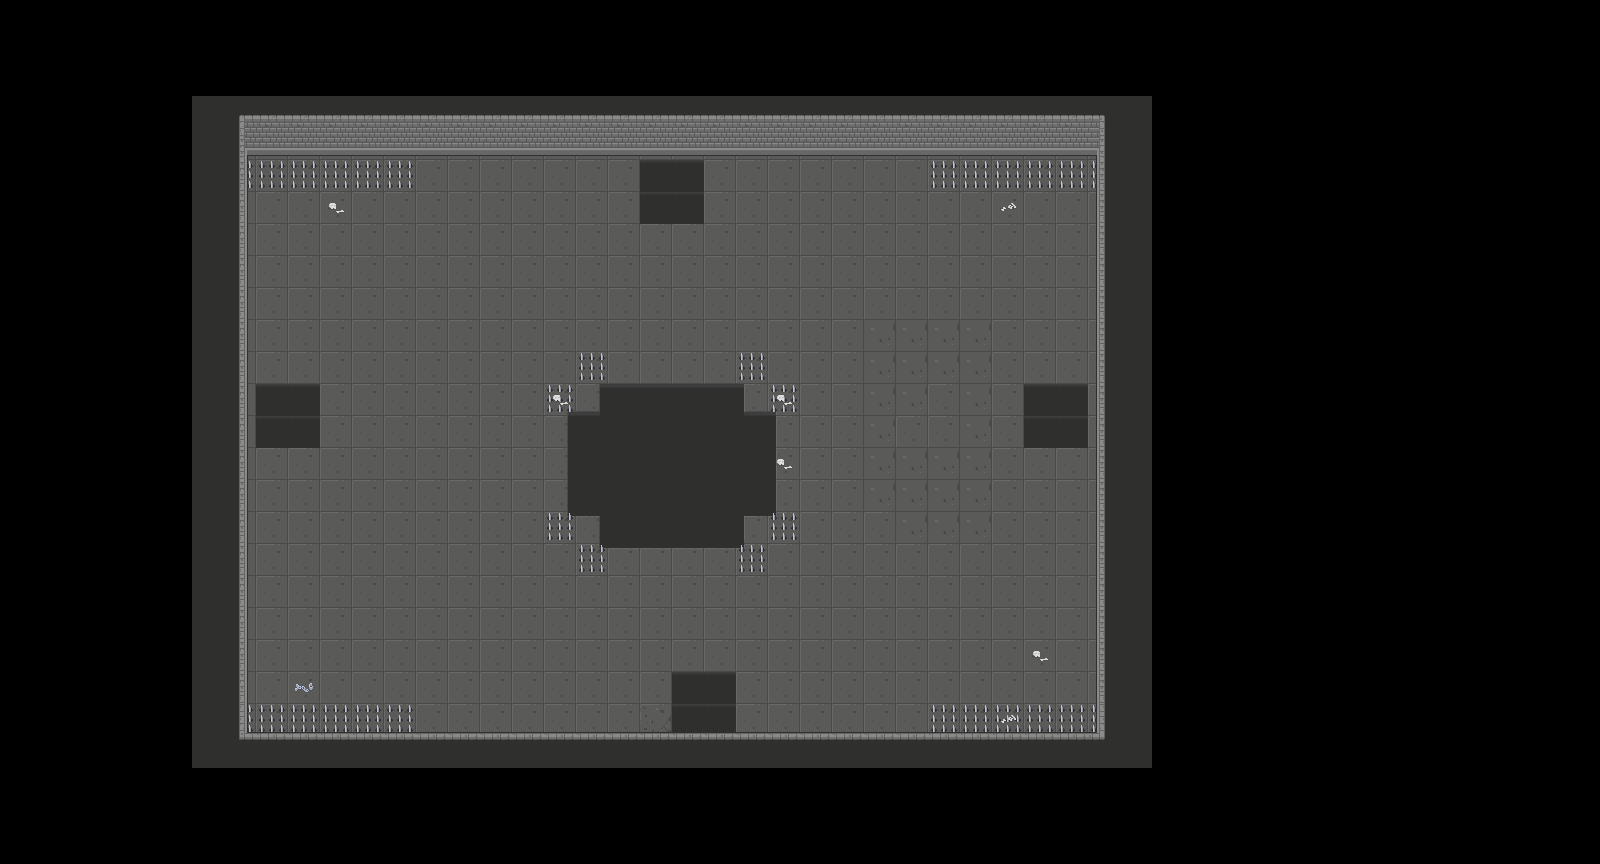

Rendered tile map (Tiled .tmx) drawn with the repository's tilesets; below, a short description and the map source with its tile grids summarised:
An orthogonal 50x27 tile map with 32x32 px tiles, 4 tile layers (Слой тайлов 2, Слой тайлов 3, Слой тайлов 4, Слой тайлов 1) and 29 objects (12x spike, 8x solid, 4x hod, 4x easyEnemy, player).

<map version="1.0" tiledversion="1.0.1" orientation="orthogonal" renderorder="right-down" width="50" height="27" tilewidth="32" tileheight="32" nextobjectid="45">
 <tileset firstgid="1" name="Dungeon_Tileset" tilewidth="32" tileheight="32" tilecount="320" columns="16">
  <image source="images/Dungeon_Tileset.png" width="512" height="640" />
 </tileset>
 <layer name="Слой тайлов 2" width="50" height="27">
  <data>[1350 cells, 537 non-empty, 24 distinct tile ids]</data>
 </layer>
 <layer name="Слой тайлов 3" width="50" height="27">
  <data>[1350 cells, 39 non-empty, 5 distinct tile ids]</data>
 </layer>
 <layer name="Слой тайлов 4" width="50" height="27">
  <data>[1350 cells, 2 non-empty, 2 distinct tile ids]</data>
 </layer>
 <layer name="Слой тайлов 1" width="50" height="27">
  <data>[1350 cells, 189 non-empty, 16 distinct tile ids]</data>
 </layer>
 <objectgroup name="Слой объектов 1" offsetx="32" offsety="32">
  <object id="4" name="player" x="961" y="255" width="32" height="32" />
  <object id="5" name="solid" x="93" y="92" width="145" height="669" />
  <object id="7" name="solid" x="1089" y="91.5" width="242" height="669" />
  <object id="8" name="solid" x="235" y="18.5" width="852" height="140" />
  <object id="9" name="solid" x="237" y="740.5" width="852" height="132" />
  <object id="12" name="spike" x="239" y="707" width="168" height="32" />
  <object id="14" name="spike" x="918" y="707" width="168" height="32" />
  <object id="15" name="spike" x="919" y="161" width="168" height="32" />
  <object id="16" name="spike" x="234" y="161" width="168" height="32" />
  <object id="17" name="spike" x="575.167" y="544.667" width="32" height="32" />
  <object id="18" name="spike" x="544.5" y="513.5" width="32" height="32" />
  <object id="19" name="spike" x="736.167" y="545" width="32" height="32" />
  <object id="20" name="spike" x="768" y="513" width="32" height="32" />
  <object id="21" name="spike" x="767.5" y="382.5" width="32" height="32" />
  <object id="22" name="spike" x="736" y="349.5" width="32" height="32" />
  <object id="23" name="spike" x="577.5" y="353" width="32" height="32" />
  <object id="24" name="spike" x="544.5" y="381.5" width="32" height="32" />
  <object id="25" name="hod" x="256" y="384" width="64" height="64" />
  <object id="27" name="hod" x="1026" y="384" width="64" height="64" />
  <object id="33" name="solid" x="609" y="383" width="127" height="126.5" />
  <object id="35" name="solid" x="608.333" y="415.833" width="128.667" height="126" />
  <object id="36" name="solid" x="608.667" y="414.833" width="159.333" height="95.3333" />
  <object id="37" name="solid" x="577.833" y="414.166" width="158.333" height="96.667" />
  <object id="38" name="hod" x="608" y="193" width="64" height="64" />
  <object id="39" name="hod" x="674" y="673" width="64" height="64" />
  <object id="40" name="easyEnemy" x="339" y="289" width="32" height="32" />
  <object id="42" name="easyEnemy" x="329" y="498" width="32" height="32" />
  <object id="43" name="easyEnemy" x="427" y="603" width="32" height="32" />
  <object id="44" name="easyEnemy" x="445" y="188" width="32" height="32" />
 </objectgroup>
</map>
